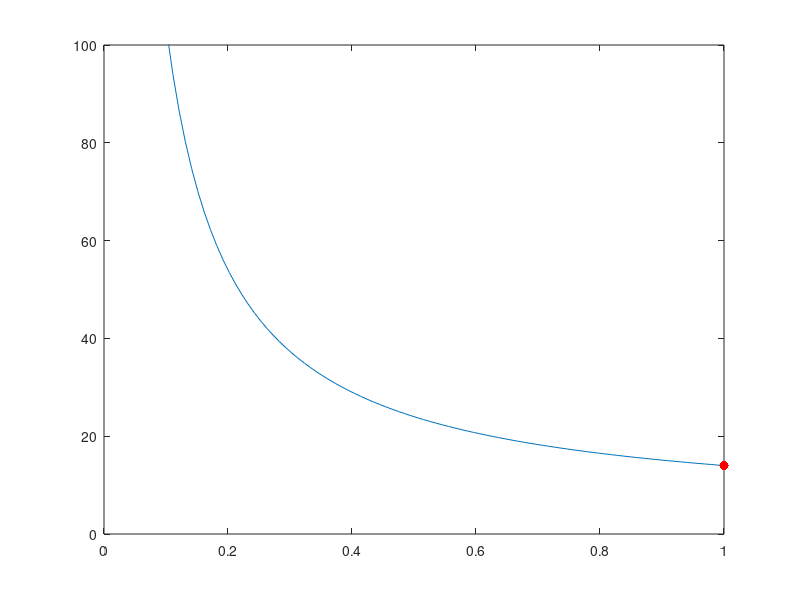

MATLAB code to generate this figure:
% Optimize (10/t) + 4, on (0, 1] 
% OPEN left side of interval
% We will refer to 'x' as the variable though, for 
% consistency with earlier solutions.
close all;
f = @(x) (10./x) + 4;
x = linspace(0, 1);
plot(x, f(x));
hold on;

% Basic minimum search 
% NOTE: interval used starts at (arbitrarily chosen) 0.0001
xmin = fminbnd(f, 0.0001, 1);
plot(xmin, f(xmin), '.r', 'markersize', 20);
disp('Global min (x, y) ');
disp([xmin, f(xmin)])

% Max search: look for mins of -f(x)
% NOTE: interval used starts at (arbitrarily chosen) 0.0001
fn = @(x) -1*f(x);
xmax = fminbnd(fn, 0.0001, 1);
plot(xmax, f(xmax), '.g', 'markersize', 20);
disp('Global max (x, y) ');
disp([xmax, f(xmax)])

% Need ylim to see what is happening with the graph
ylim([0, 100]);


